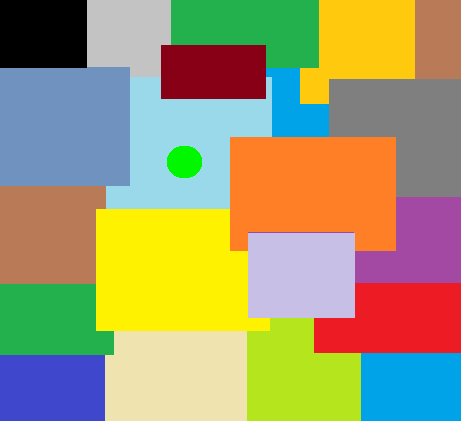
%> input picture img.png, 461 x 421 px
$ octave myhisto_Christopher.m   (GNU Octave 9; MATLAB toolbox functions it lacks are replaced by stand-ins)
%> lines starting %> are read from the running program, lines starting %| are printed output that depends on the picture
clear all
close all
clc

img1 = imread('img.png');
%> img1 is the input picture: size 421x461x3 uint8; mean R, G, B 161.8, 155.1, 110.8

[fil, col, k1] = size(img1);
%> fil = 421; col = 461; k1 = 3

R = img1(:,:,1);
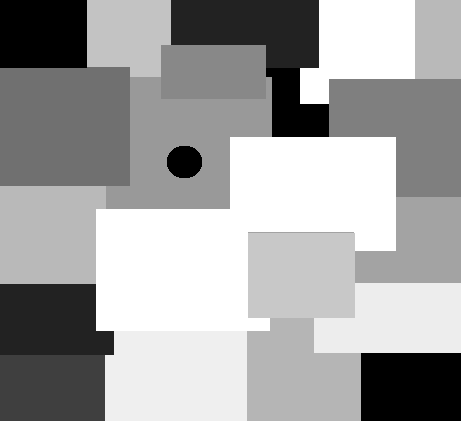
%> R: size 421x461 uint8; min 0, max 255, mean 161.8
G = img1(:,:,2);
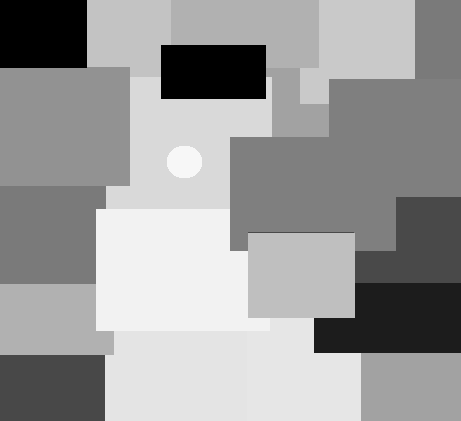
%> G: size 421x461 uint8; min 0, max 247, mean 155.1
B = img1(:,:,3);
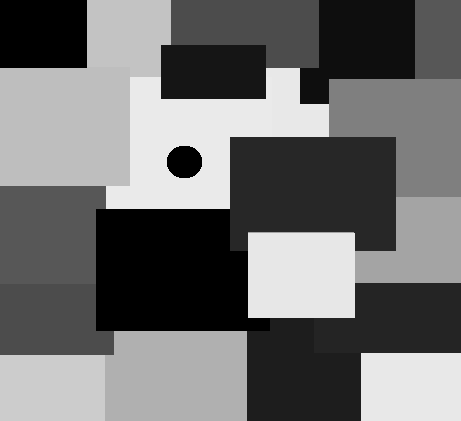
%> B: size 421x461 uint8; min 0, max 234, mean 110.8

histo = zeros(1,256);
%for k=1:k1
    for i=1:fil
        for j=1:col
                n = R(i,j)+1;
                histo(n) =  histo(n)+1;
        end
    end
%> after the loop, histo = 256 values, max 43484 at index 255, min 0 at index 2, mean 758.1
%end
%Generar histograma
HR = imhist(R);
%> HR = 256 values, max 43484 at index 256, min 0 at index 2, mean 758.1
HG = imhist(G);
%> HG = 256 values, max 28448 at index 128, min 0 at index 2, mean 758.1
HB = imhist(B);
%> HB = 256 values, max 24902 at index 1, min 0 at index 2, mean 758.1

%Mostrar imagenes
subplot(2,2,1);
imshow(img1);
title("Imagen de entrada");
subplot(2,2,2);
imshow(G);
title("Green");
subplot(2,2,3);
plot(histo);
title("Histograma");
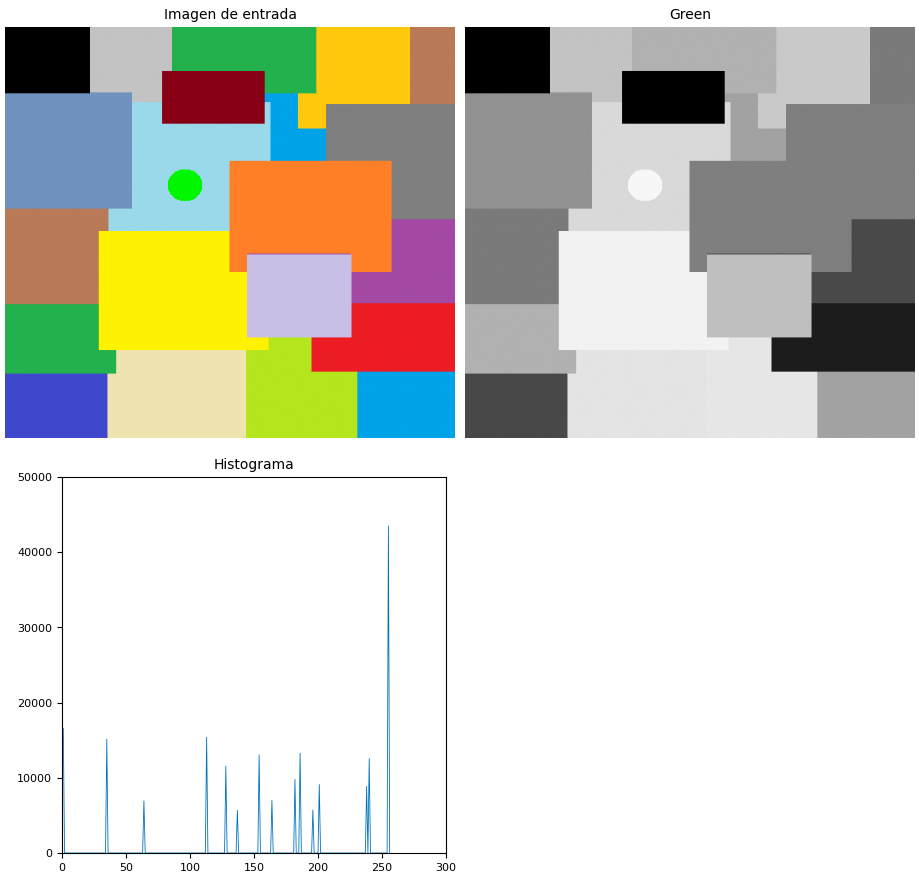
%> figure redrawn from the program's plot data, 3 panels

% [5 lines of commented-out code are left out]
